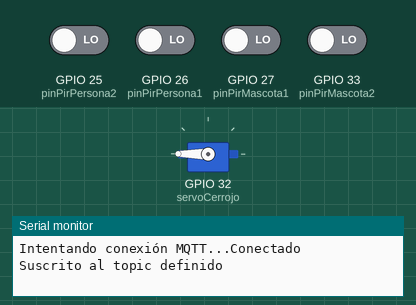
Recording of a sketch running on a simulated ESP32. On the bench: servo, the last lines printed to the serial monitor. The test bench sets the inputs (shaded band); at power-on: GPIO 25 (pinPirPersona2), GPIO 26 (pinPirPersona1), GPIO 27 (pinPirMascota1), GPIO 33 (pinPirMascota2) LOW. WiFi joins after 1.5 s; servers stay silent unless stated; random numbers use the default seed unless the sketch sets one; no MQTT or app messages arrive unless stated.

Above: at 2.7 s.
2.8 s: GPIO 27 (pinPirMascota1) driven HIGH
At 3.33 s:
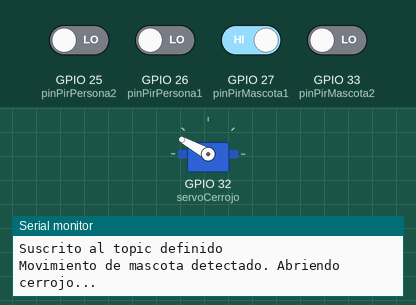
At 4.7 s:
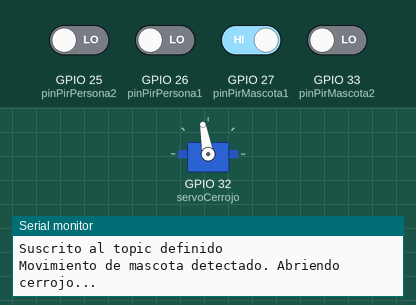
5.5 s: GPIO 25 (pinPirPersona2) driven HIGH
Timing chart, 0 to 8.5 s (numbered marks = the images above; inputs shaded):
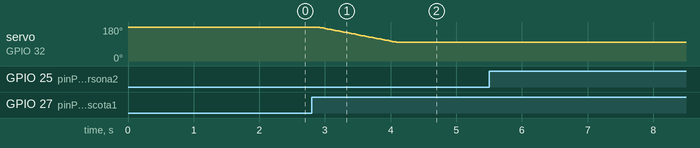

Measured:
- after the input at 2.8 s, servo on GPIO 32 (servoCerrojo): moves from 180° to 100° over 1.2 s, starting after 0.09 s

The sketch:

CompuertaIOT.ino
```cpp
// ------------- Librerias -----------------

// Libreria para manejar servomotores
#include <ESP32Servo.h>

// Libreria para usar conexion a wifi
#include <WiFi.h>
#include <PubSubClient.h>

// ------------ Conexion a Red y datos necesarios para MQTT ---------------

// Nombre de la red wifi y la contraseña
const char* ssid = "";
const char* password = "";

// broker por donde vamos a enviar datos por
const char* mqtt_server = "mqtt.eclipseprojects.io";

// Act: vamos a crear topics para el envio de datos
const char* topicMascotas = "st/grupo04/compuerta/PIR_Mascota";
const char* topicPersonas = "st/grupo04/compuerta/PIR_Persona";
const char* topicPuerta = "st/grupo04/compuerta/Estado_Puerta";

// Variables necesarias para Wifi y MQTT
WiFiClient espClient;
PubSubClient client(espClient);
unsigned long lastMsg = 0;
#define MSG_BUFFER_SIZE	(50)
char msg[MSG_BUFFER_SIZE];
int value = 0;

// Metodo para configurar wifi
void setup_wifi() {
  delay(10);
  // We start by connecting to a WiFi network
  Serial.println();
  Serial.print("Conectandose a ");
  Serial.println(ssid);

  WiFi.mode(WIFI_STA);
  WiFi.begin(ssid, password);

  while (WiFi.status() != WL_CONNECTED) {
    delay(500);
    Serial.print(".");
  }

  randomSeed(micros());

  Serial.println("");
  Serial.println("WiFi conectado");
  Serial.println("Direccion IP: ");
  Serial.println(WiFi.localIP());
}

// Metodo de callback para recibir mensajes desde MQTT
// Se ha descartado debido a que solo van a enviarse datos desde la puerta, no recibirse
/*
void callback(char* topic, byte* payload, unsigned int length) {
  Serial.print("Message arrived [");
  Serial.print(topic);
  Serial.print("] ");
  for (int i = 0; i < length; i++) {
    Serial.print((char)payload[i]);
  }
  Serial.println();
}
*/

// Metodo para reconectar
void reconnect() {

  // Loop until we're reconnected
  while (!client.connected()) {
    Serial.print("Intentando conexión MQTT...");
    // Create a random client ID
    String clientId = "ESP8266Client-";
    clientId += String(random(0xffff), HEX);
    // Attempt to connect
    if (client.connect(clientId.c_str())) {
      Serial.println("Conectado");
      // Cuando se conecte, mostrara un mensaje
      Serial.println("Suscrito al topic definido");

      // Resuscribirse a los tópicos utilizados
      client.subscribe(topicMascotas);
      client.subscribe(topicPersonas);
      client.subscribe(topicPuerta);
    } else {
      // En caso contrario, mostrara un mensaje
      Serial.print("Fallo en la conexion, reintentando=");
      Serial.print(client.state());
      Serial.println(" Intentando de nuevo en 5 segundos");
      // Wait 5 seconds before retrying
      delay(5000);
    }
  }
}

// ------------------------------ Variables -------------------------------
// Servomotor
Servo servoCerrojo;   // GPIO 2 = D2
int posCerrojo = 180; // Posición inicial del cerrojo (180 grados impide el paso)

/*
==================================================================================================
// Estas eran las variables a usar si se trabajaba con el ESP32 que nos entregó nuestro docente

// Sensores PIR para un lado de la puerta
const int pinPirMascota1 = 5;   // GPIO 5 = D5
const int pinPirPersona1 = 18;  // GPIO 18 = D18

// Sensores PIR para el otro lado de la puerta
const int pinPirMascota2 = 22;  // GPIO 22 = D22
const int pinPirPersona2 = 23;  // GPIO 23 = D23

==================================================================================================
*/

// ---------------- Variables para usar ESP-WROOM-32 ---------------------------

// Sensores PIR para un lado de la puerta
const int pinPirMascota1 = 27;   // GPIO 27
const int pinPirPersona1 = 26;  // GPIO 26

// Sensores PIR para el otro lado de la puerta
// ACT: Los sensores del lado del servo estaban en posicion invertida
const int pinPirMascota2 = 33;  // GPIO 25
const int pinPirPersona2 = 25;  // GPIO 33

// ---------------- Variables de tiempo y estado -------------------------------

// Para contar segundos desde la primera deteccion de mascota
unsigned long tiempoInicioMovimientoMascota = 0;
// Indica si se ha detectado una mascota
bool movimientoMascota = false;
// Indica el estado del servomotor cerrojo
bool cerrojoAbierto = false;
// Indica si hay una persona frente a la puerta
bool personaPresente = false;

// Variables para envio de señales a sus topics correspondientes
// Bandera para evitar múltiples envíos del mensaje "Persona detectada"
// Act: No funcional
bool mensajePersonaEnviado = false;

// ======================== Codigo ===========================
void setup() {

  // Iniciar comunicacion serial (Sirve para ver los mensajes en el monitor serial)
  Serial.begin(115200);
  // Llamar metodos para wifi
  setup_wifi();
  client.setServer(mqtt_server, 1883);
  //client.setCallback(callback);

  // Declarar sensores PIR a utilizar
  pinMode(pinPirMascota1, INPUT);
  pinMode(pinPirMascota2, INPUT);
  pinMode(pinPirPersona1, INPUT);
  pinMode(pinPirPersona2, INPUT);

  // Configura el servomotor del cerrojo
  servoCerrojo.attach(32, 500, 2500);  // GPIO 32 = D32
  servoCerrojo.write(posCerrojo);

  Serial.println("Sistema inicializado. Esperando detección de movimiento...");
}

void loop() {

  // Metodo para reconexion a red
  if (!client.connected()) {
    reconnect();
  }
  client.loop();

  // Lee el estado de los sensores PIR
  int estadoPIRMascota1 = digitalRead(pinPirMascota1);
  int estadoPIRMascota2 = digitalRead(pinPirMascota2);
  int estadoPIRPersona1 = digitalRead(pinPirPersona1);
  int estadoPIRPersona2 = digitalRead(pinPirPersona2);

  // Detecta movimiento de persona si alguno de los sensores de persona lo registra, y el cerrojo está cerrado
  if ((estadoPIRPersona1 == HIGH || estadoPIRPersona2 == HIGH) && !cerrojoAbierto) {
    Serial.println("Movimiento de persona detectado. Desactivando detección de mascotas temporalmente.");
    personaPresente = true;  // Marca que hay una persona presente

    // Enviar señal "Persona detectada" al topic correspondiente
    client.publish(topicPersonas, "Persona detectada");
  }

  // Verifica si ya no hay movimiento de persona (es decir, están LOW ambos sensores de persona)
  if ((estadoPIRPersona1 == LOW && estadoPIRPersona2 == LOW) && personaPresente) {
    personaPresente = false;
    Serial.println("La persona ya no está presente. Se reactiva la detección de mascotas.");

    // Enviar señal de "Persona no detectada" al topic correspondiente
    client.publish(topicPersonas, "Persona no detectada");
  }

  // Lógica para detección de mascotas solo cuando no hay deteccion de persona en ninguno de los 2 sensores PIR Persona
  // y el cerrojo se encuentre cerrado
  if (!personaPresente && (estadoPIRMascota1 == HIGH || estadoPIRMascota2 == HIGH) && !movimientoMascota && !cerrojoAbierto) {
    Serial.println("Movimiento de mascota detectado. Abriendo cerrojo...");
    abrirCerrojo();
    movimientoMascota = true;
    tiempoInicioMovimientoMascota = millis();

    // Enviar señal "Mascota detectada" al topic correspondiente
    client.publish(topicMascotas, "Mascota detectada");
  }

  // Detecta movimiento de persona mientras el cerrojo está abierto y muestra un mensaje
  if ((estadoPIRPersona1 == HIGH || estadoPIRPersona2 == HIGH) && cerrojoAbierto) {
    Serial.println("Movimiento de persona detectado, ignorado mientras el cerrojo está abierto.");
  }

  // Verifica si ya pasó el tiempo de espera tras la detección de mascota para cerrar el cerrojo
  // Lo ideal es que sea 1 minuto de apertura en el servo
  // Por temas de tiempo y para hacer ejemplos visibles, se redujo a 15 segundos
  if (movimientoMascota && millis() - tiempoInicioMovimientoMascota >= 15000) {
    cerrarCerrojo();
    movimientoMascota = false;
    Serial.println("Se cerró el cerrojo después de detección de mascota.");

    // Enviar info por MQTT
    client.publish(topicMascotas, "Mascota no detectada");
  }

  delay(100); // Evita lecturas excesivamente rápidas
}

// Función: abre el cerrojo
// Tambien envia la señal "ABIERTO" al topicPuerta
void abrirCerrojo() {
  for (posCerrojo = 180; posCerrojo >= 100; posCerrojo -= 1) {
    servoCerrojo.write(posCerrojo);
    delay(15); // Controla la velocidad de movimiento
  }
  cerrojoAbierto = true;

  // Enviar info por MQTT
  client.publish(topicPuerta, "ABIERTA");
}

// Función: cierra el cerrojo
// Tambien envia la señal "CERRADO" al topicPuerta
void cerrarCerrojo() {
  for (posCerrojo = 100; posCerrojo <= 180; posCerrojo += 1) {
    servoCerrojo.write(posCerrojo);
    delay(15); // Controla la velocidad de movimiento
  }
  cerrojoAbierto = false;

  // Enviar info por MQTT
  client.publish(topicPuerta, "CERRADA");
}
```
